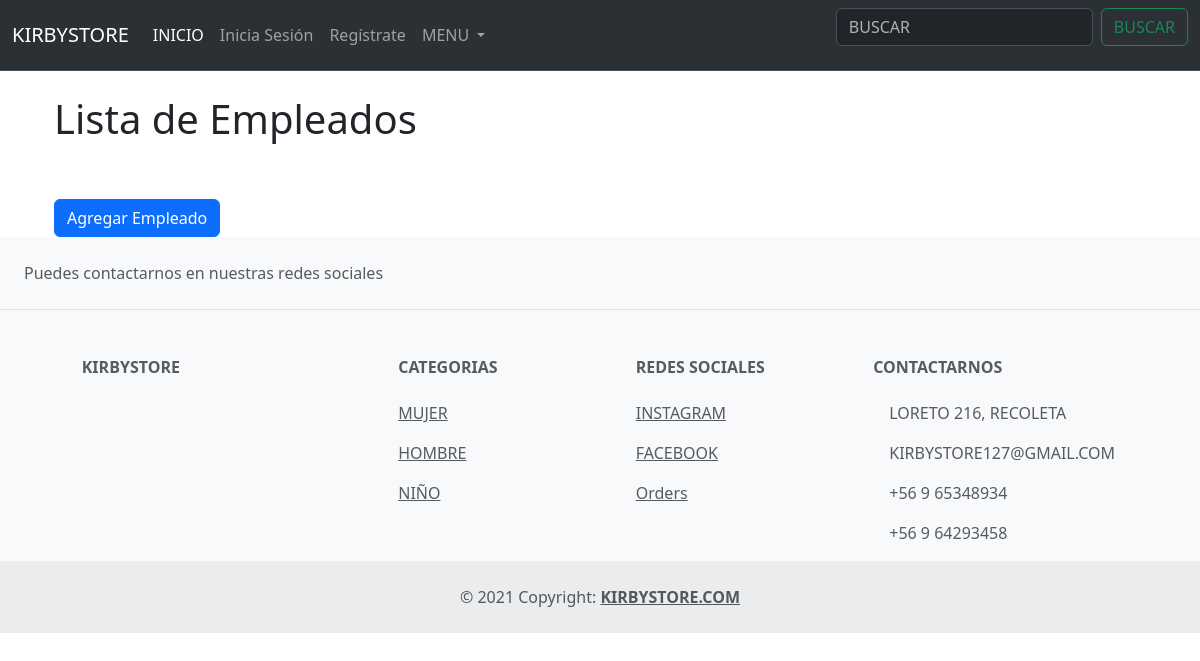
/empleados/, run on an earlier commit of the app's database.
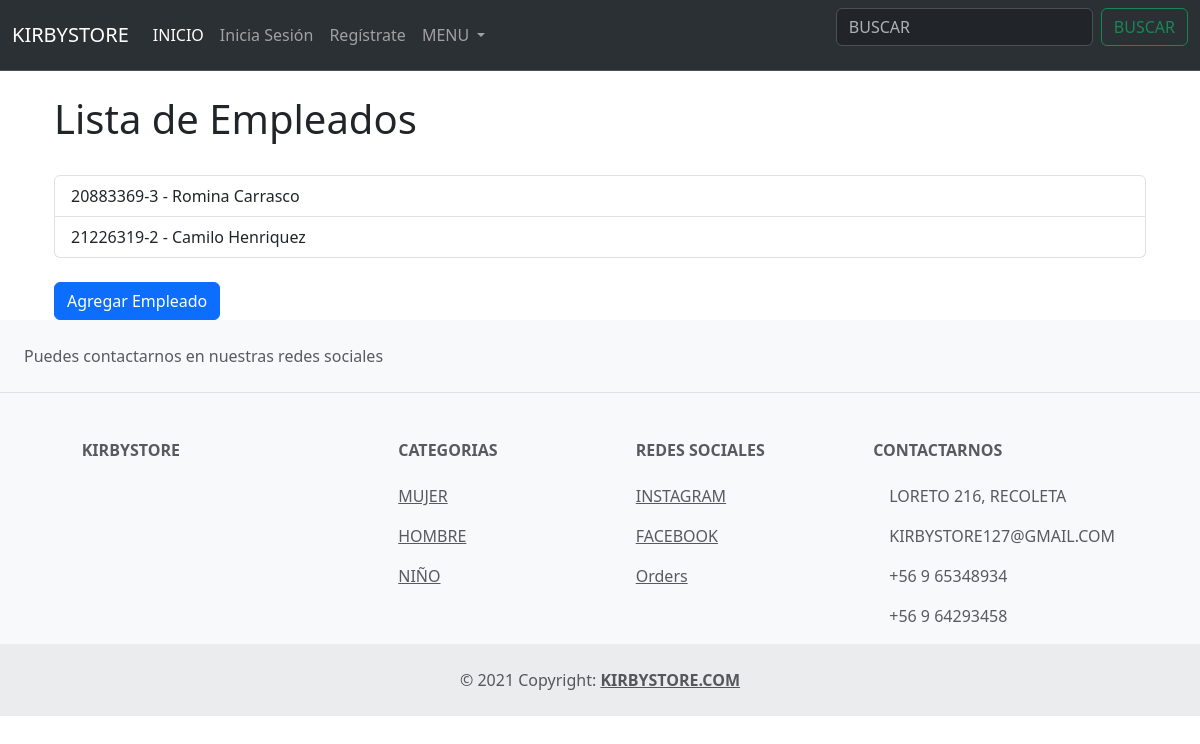
And on a later commit of the database.
### core/models.py (models this page shows, shortened)
class Empleado(models.Model):
    nombre = models.CharField(max_length=100)
    apellido = models.CharField(max_length=100)
    rut = models.CharField(max_length=12, unique=True, validators=[validar_rut])
    email = models.EmailField(unique=True)
    telefono = models.CharField(max_length=20, blank=True, null=True)
    cargo = models.ForeignKey(Cargo, on_delete=models.CASCADE)

### core/views.py (the view)
# urls.py: path('empleados/', views.lista_empleados, name='lista_empleados'),
def lista_empleados(request):
    empleados = Empleado.objects.all()
    return render(request, 'core/lista_empleados.html', {'empleados': empleados})

### core/templates/core/lista_empleados.html
{% extends 'base.html' %}
{% block content %}
<div class="container">
    <h1>Lista de Empleados</h1>
    <br>
    <ul class="list-group">
        {% for empleado in empleados %}
        <li class="list-group-item">{{ empleado.rut }} - {{ empleado.nombre }} {{ empleado.apellido }}</li>
        {% endfor %}
    </ul>
    <br>
    <a href="{% url 'agregar_empleado' %}" class="btn btn-primary">Agregar Empleado</a>
</div>
{% endblock %}

What changed in the data, as far as the page shows it:
added Empleado: rut "20883369-3", nombre "Romina", apellido "Carrasco"
added Empleado: rut "21226319-2", nombre "Camilo", apellido "Henriquez"
